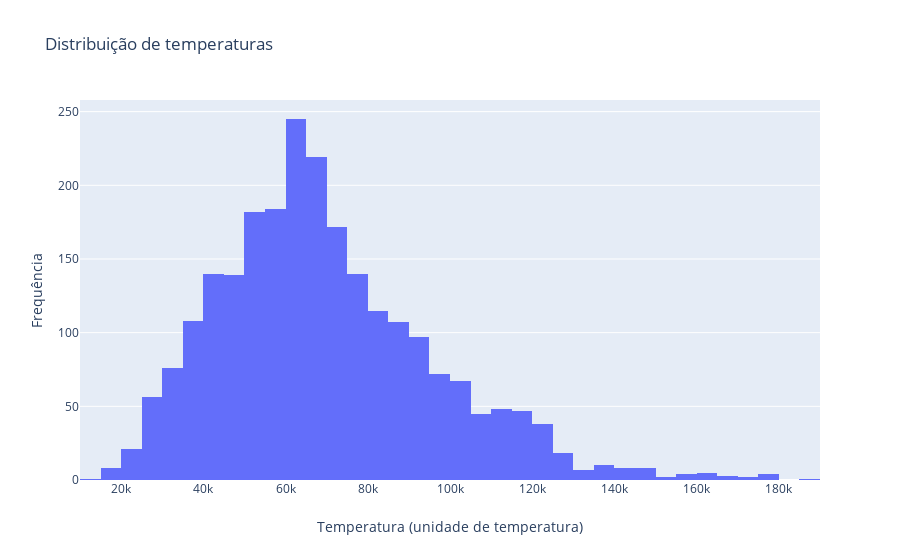

The code cell stored with this chart in its notebook:
### Code cell
# criando o gráfico da frequência da temperatura dos dados
trace = go.Histogram(x = df['temperature'], xbins=dict(start=10000, end=190000, size=5000))
data = [trace]
layout = go.Layout(title='Distribuição de temperaturas', 
                   yaxis={'title':'Frequência'}, 
                   xaxis={'title': 'Temperatura (unidade de temperatura)'})
fig = go.Figure(data=data, layout=layout)
py.iplot(fig)

### Figure 1 — Plotly figure (JSON) as saved in the notebook; plotly's stock layout.template omitted (floating-point values rounded to 4 significant figures; data arrays with more than 128 entries replaced by an {"elided": "..."} marker saying what was removed)
{"data": [{"type": "histogram", "x": {"elided": "2400 int values"}, "xbins": {"end": 190000, "size": 5000, "start": 10000}}], "layout": {"title": {"text": "Distribuição de temperaturas"}, "xaxis": {"title": {"text": "Temperatura (unidade de temperatura)"}}, "yaxis": {"title": {"text": "Frequência"}}}}
